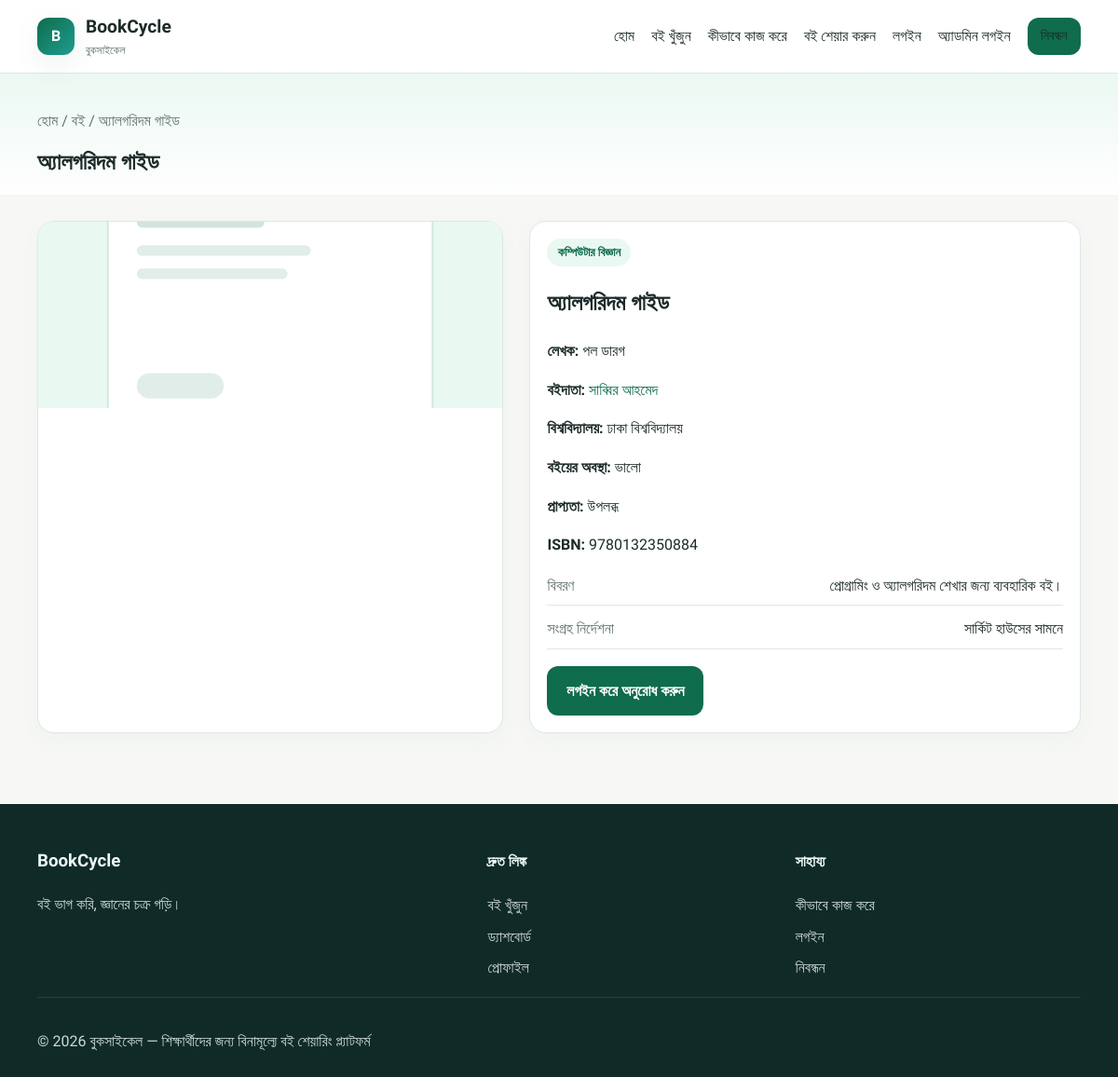
The app's page /book-details.php?id=1 with its own data.
### tables this page shows
CREATE TABLE books (
    id INT NOT NULL AUTO_INCREMENT,
    owner_id INT NOT NULL,
    title VARCHAR(200) NOT NULL,
    author VARCHAR(150) NOT NULL,
    isbn VARCHAR(32) DEFAULT NULL,
    category VARCHAR(100) NOT NULL,
    description TEXT DEFAULT NULL,
    condition_status ENUM('new','almost_new','good','usable') NOT NULL DEFAULT 'good',
    cover_image VARCHAR(255) DEFAULT NULL,
    university VARCHAR(150) DEFAULT NULL,
    pickup_instructions TEXT DEFAULT NULL,
    availability_status ENUM('available','reserved','borrowed','inactive') NOT NULL DEFAULT 'available',
    is_active TINYINT(1) NOT NULL DEFAULT 1,
    created_at DATETIME NOT NULL DEFAULT CURRENT_TIMESTAMP,
    updated_at DATETIME NOT NULL DEFAULT CURRENT_TIMESTAMP ON UPDATE CURRENT_TIMESTAMP,
    PRIMARY KEY (id),
    KEY idx_books_owner (owner_id),
    KEY idx_books_status (availability_status),
    KEY idx_books_active (is_active),
    CONSTRAINT fk_books_owner FOREIGN KEY (owner_id) REFERENCES users(id) ON DELETE CASCADE
);

CREATE TABLE users (
    id INT NOT NULL AUTO_INCREMENT,
    name VARCHAR(100) NOT NULL,
    email VARCHAR(150) NOT NULL,
    password_hash VARCHAR(255) NOT NULL,
    university VARCHAR(150) DEFAULT NULL,
    department VARCHAR(150) DEFAULT NULL,
    bio TEXT DEFAULT NULL,
    profile_image VARCHAR(255) DEFAULT NULL,
    contact_pref ENUM('email','phone','both','none') DEFAULT 'email',
    role ENUM('student','admin') NOT NULL DEFAULT 'student',
    is_active TINYINT(1) NOT NULL DEFAULT 1,
    failed_login_attempts INT NOT NULL DEFAULT 0,
    locked_until DATETIME DEFAULT NULL,
    last_login DATETIME DEFAULT NULL,
    created_at DATETIME NOT NULL DEFAULT CURRENT_TIMESTAMP,
    updated_at DATETIME NOT NULL DEFAULT CURRENT_TIMESTAMP ON UPDATE CURRENT_TIMESTAMP,
    PRIMARY KEY (id),
    UNIQUE KEY uq_users_email (email),
    KEY idx_users_role (role),
    KEY idx_users_active (is_active)
);

### includes/functions.php (called while the page is built, shortened)
<?php
function e(mixed $value): string
{
    return htmlspecialchars((string) $value, ENT_QUOTES, 'UTF-8');
}
function currentUser(): ?array
{
    if (empty($_SESSION['user_id'])) {
        return null;
    }
    $pdo = getDb();
    $stmt = $pdo->prepare('SELECT * FROM users WHERE id = :id AND is_active = 1 LIMIT 1');
    $stmt->execute([':id' => (int) $_SESSION['user_id']]);
    $user = $stmt->fetch();
    return $user ?: null;
}
function isLoggedIn(): bool
{
    return currentUser() !== null;
}
function bookConditionLabel(string $value): string
{
    $labels = [
        'new' => 'নতুন',
        'almost_new' => 'প্রায় নতুন',
        'good' => 'ভালো',
        'usable' => 'ব্যবহারযোগ্য',
    ];
    return $labels[$value] ?? ucfirst($value);
}
function bookAvailabilityLabel(string $value): string
{
    $labels = [
        'available' => 'উপলব্ধ',
        'reserved' => 'সংরক্ষিত',
        'borrowed' => 'ধার দেওয়া হয়েছে',
        'inactive' => 'নিষ্ক্রিয়',
    ];
    return $labels[$value] ?? ucfirst($value);
}

### book-details.php (the view, shortened to what this page needs)
<?php
$id = (int) ($_GET['id'] ?? 0);
$pdo = getDb();
$book = $pdo->prepare('SELECT b.*, u.name AS owner_name, u.university, u.department FROM books b LEFT JOIN users u ON u.id = b.owner_id WHERE b.id = :id AND b.is_active = 1 LIMIT 1');
$book->execute([':id' => $id]);
$book = $book->fetch();
require_once __DIR__ . '/includes/header.php';
$canRequest = isLoggedIn() && ((int) $book['owner_id'] !== (int) ($_SESSION['user_id'] ?? 0));
$existingRequest = null;
?>
<main>
    <section class="page-head">
        <div class="container">
            <div class="breadcrumbs">হোম / বই / <?= e($book['title']) ?></div>
            <h1><?= e($book['title']) ?></h1>
        </div>
    </section>
    <section class="section">
        <div class="container">
            <div class="grid" style="grid-template-columns: 1.1fr 1.3fr; gap: 28px;">
                <div class="card">
                    <img class="card-image" src="<?= e(APP_BASE_URL . ($book['cover_image'] ?: 'assets/images/default-book.svg')) ?>" alt="<?= e($book['title']) ?>">
                </div>
                <div class="card card-body">
                    <span class="pill"><?= e($book['category']) ?></span>
                    <h2><?= e($book['title']) ?></h2>
                    <p><strong>লেখক:</strong> <?= e($book['author']) ?></p>
                    <p><strong>বইদাতা:</strong>
                        <?php if ((int) $book['owner_id'] > 0): ?>
                            <a href="<?= e(APP_BASE_URL . 'profile.php?id=' . (int) $book['owner_id']) ?>"><?= e($book['owner_name'] ?: 'অজানা') ?></a>
                        <?php else: ?>
                            <?= e($book['owner_name'] ?: 'অজানা') ?>
                        <?php endif; ?>
                    </p>
                    <p><strong>বিশ্ববিদ্যালয়:</strong> <?= e($book['university'] ?: 'তথ্য নেই') ?></p>
                    <p><strong>বইয়ের অবস্থা:</strong> <?= e(bookConditionLabel((string) $book['condition_status'])) ?></p>
                    <p><strong>প্রাপ্যতা:</strong> <?= e(bookAvailabilityLabel((string) $book['availability_status'])) ?></p>
                    <?php if (!empty($book['isbn'])): ?>
                        <p><strong>ISBN:</strong> <?= e($book['isbn']) ?></p>
                    <?php endif; ?>
                    <div class="meta-list">
                        <div class="meta-item"><span>বিবরণ</span><span><?= e($book['description'] ?: 'বিবরণ নেই') ?></span></div>
                        <div class="meta-item"><span>সংগ্রহ নির্দেশনা</span><span><?= e($book['pickup_instructions'] ?: 'সরাসরি সম্মেলন করুন') ?></span></div>
                    </div>
                    <?php if ($canRequest): ?>
                        <?php if ($existingRequest && in_array(($existingRequest['status'] ?? 'Pending'), ['Pending','Approved','Borrowed','Return Requested'], true)): ?>
                            <div class="badge badge-yellow">আপনার অনুরোধের অবস্থা: <?= e(requestStatusLabel((string) $existingRequest['status'])) ?></div>
                        <?php else: ?>
                            <form method="post" action="<?= e(APP_BASE_URL . 'actions/request-actions.php') ?>">
                                <?= csrfField() ?>
                                <input type="hidden" name="action" value="request_book">
                                <input type="hidden" name="book_id" value="<?= (int) $book['id'] ?>">
                                <div class="form-grid">
                                    <div class="field">
                                        <label for="start_date">শুরুর তারিখ</label>
                                        <input id="start_date" type="date" name="start_date" required>
                                    </div>
                                    <div class="field">
                                        <label for="due_date">ফেরতের তারিখ</label>
                                        <input id="due_date" type="date" name="due_date" required>
                                    </div>
                                </div>
                                <div class="form-actions">
                                    <button type="submit" class="btn btn-primary">বই ধার নেওয়ার অনুরোধ</button>
                                </div>
                            </form>
                        <?php endif; ?>
                    <?php elseif (isLoggedIn()): ?>
                        <div class="badge badge-blue">আপনি এই বইয়ের মালিক।</div>
                    <?php else: ?>
                        <a class="btn btn-primary" href="<?= e(APP_BASE_URL . 'login.php') ?>">লগইন করে অনুরোধ করুন</a>
                    <?php endif; ?>
                </div>
            </div>
        </div>
    </section>
</main>
<?php require_once __DIR__ . '/includes/footer.php'; ?>

### assets/css/style.css (style rules this page uses)
:root { --primary: #0f6c4d; --primary-dark: #0a5139; --secondary: #1f9d8f; --soft-green: #eaf8f2; --bg: #f7f8f5; --surface: #ffffff; --text: #1d2b2a; --muted: #617271; --line: #dfe7e5; --shadow: 0 10px 30px rgba(15, 108, 77, 0.08); --danger: #c73d46; --warning: #d98714; --success: #118f63; }
* { box-sizing: border-box; }
html { scroll-behavior: smooth; }
body { margin: 0; background: var(--bg); color: var(--text); font-family: 'Hind Siliguri', sans-serif; line-height: 1.6; }
img { max-width: 100%; display: block; }
a { color: var(--primary); text-decoration: none; }
.container { width: min(1120px, calc(100% - 32px)); margin: 0 auto; }
.btn { display: inline-flex; align-items: center; justify-content: center; gap: 8px; border-radius: 12px; border: none; padding: 0.85rem 1.3rem; cursor: pointer; font-weight: 600; transition: 0.2s ease; }
.btn-primary { background: var(--primary); color: white; }
.section { padding: 28px 0; }
.grid { display: grid; gap: 24px; }
.card { background: var(--surface); border: 1px solid var(--line); border-radius: 18px; box-shadow: 0 8px 22px rgba(15, 108, 77, 0.04); overflow: hidden; }
.card-body { padding: 18px; }
.card-image { width: 100%; height: 200px; object-fit: cover; background: var(--soft-green); }
.pill { display: inline-block; border-radius: 999px; background: var(--soft-green); color: var(--primary); font-size: 0.8rem; padding: 0.3rem 0.7rem; font-weight: 600; }
.meta-list { display: grid; gap: 12px; margin: 18px 0; }
.meta-item { display: flex; justify-content: space-between; gap: 16px; border-bottom: 1px solid var(--line); padding-bottom: 8px; }
.meta-item span:first-child { color: var(--muted); }
.page-head { background: linear-gradient(180deg, rgba(234,248,242,0.9), rgba(255,255,255,0.95)); padding: 38px 0 16px; }
.page-head h1 { margin: 0; }
.breadcrumbs { color: var(--muted); margin-bottom: 12px; }

### records on screen
books: title "অ্যালগরিদম গাইড", category "কম্পিউটার বিজ্ঞান", author "পল ডারগ", owner.name "সাব্বির আহমেদ", owner.university "ঢাকা বিশ্ববিদ্যালয়", condition_status "ভালো", availability_status "উপলব্ধ", isbn "9780132350884", description "প্রোগ্রামিং ও অ্যালগরিদম শেখার জন্য ব্যবহারিক বই।", pickup_instructions "সার্কিট হাউসের সামনে"

### other values on screen
$item['label'] "হোম"
$item['label'] "বই খুঁজুন"
$item['label'] "কীভাবে কাজ করে"
$item['label'] "বই শেয়ার করুন"
